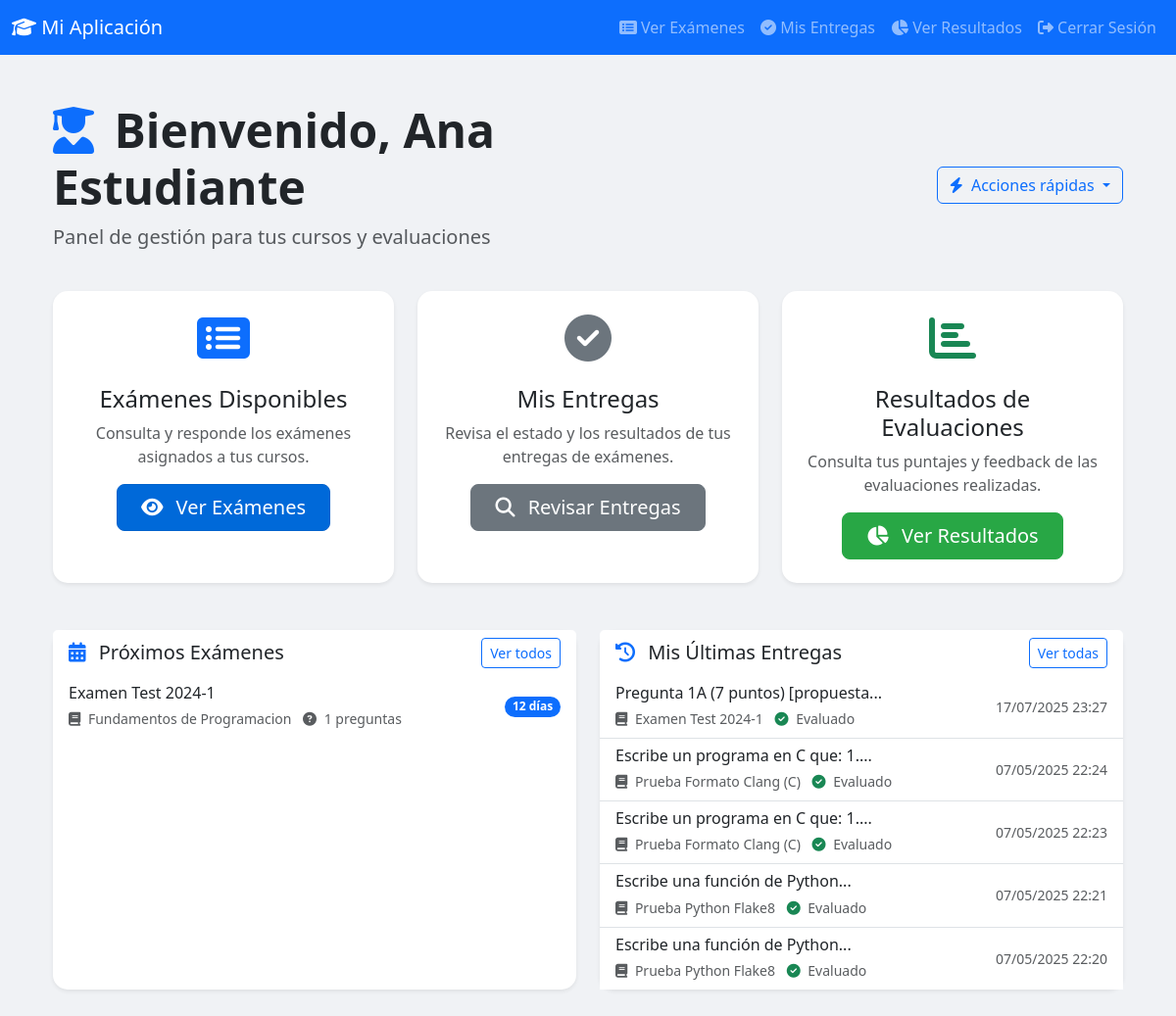
Screenshot of /dashboard (signed in) with the database file from the repository.
### models.py (models this page shows, shortened)
class Usuario(UserMixin, db.Model):
    __tablename__ = 'usuario'
    id = db.Column(db.Integer, primary_key=True)
    nombre = db.Column(db.String(100), nullable=False)
    codigo = db.Column(db.String(20), unique=True, nullable=True, index=True)
    email = db.Column(db.String(120), unique=True, nullable=False)
    contrasena = db.Column(db.String(128), nullable=False)
    rol = db.Column(db.String(20), nullable=False)  # 'docente' o 'alumno'
    estado = db.Column(db.String(20), nullable=False, default="activo")
    horarios = db.relationship('Horario', secondary=usuario_horario, back_populates='usuarios', lazy='joined')
    entregas = db.relationship('Entrega', backref='alumno', lazy='dynamic', foreign_keys='Entrega.alumno_id')
    historial_de_examenes = db.relationship('Examen', secondary='usuario_examen', backref='usuarios', lazy='dynamic')
    __table_args__ = (
        db.Index('ix_usuario_email', 'email'),  # Índice para mejorar las consultas por email
    )

class Examen(db.Model):
    __tablename__ = 'examen'
    id = db.Column(db.Integer, primary_key=True)
    titulo = db.Column(db.String(200), nullable=False)
    descripcion = db.Column(db.Text, nullable=False)
    fecha_publicacion = db.Column(db.DateTime, nullable=False, default=datetime.utcnow)
    fecha_cierre = db.Column(db.DateTime, nullable=False)
    horario_id = db.Column(db.Integer, db.ForeignKey('horario.id'), nullable=False)
    preguntas = db.relationship('Pregunta', backref='examen', lazy=True, cascade="all, delete-orphan")
    configuracion_examen = db.relationship('ConfiguracionExamen', back_populates='examen', uselist=False)
    __table_args__ = (
        db.Index('ix_examen_titulo', 'titulo'),  # Índice para mejorar las consultas por título de examen
    )

class Curso(db.Model):
    __tablename__ = 'curso'
    id = db.Column(db.Integer, primary_key=True)
    nombre = db.Column(db.String(100), nullable=False)
    codigo = db.Column(db.String(20), nullable=False)
    ofertas_de_curso = db.relationship('OfertaDeCurso', backref='curso', lazy=True)
    __table_args__ = (
        db.Index('ix_curso_codigo', 'codigo'),  # Índice para mejorar las consultas por código de curso
    )

class Entrega(db.Model):
    __tablename__ = 'entrega'
    id = db.Column(db.Integer, primary_key=True)
    fecha_entrega = db.Column(db.DateTime, nullable=False, default=datetime.utcnow)
    codigo_fuente = db.Column(db.Text, nullable=False)
    archivo = db.Column(db.String(120), nullable=True)
    alumno_id = db.Column(db.Integer, db.ForeignKey('usuario.id'), nullable=False)
    pregunta_id = db.Column(db.Integer, db.ForeignKey('pregunta.id'), nullable=False)
    evaluacion = db.relationship('Evaluacion', backref='entrega', uselist=False)
    analisis_resultados = db.relationship(
        'AnalisisResultado',
        back_populates='entrega', # Usar back_populates
        lazy='dynamic', # Cambiado a dynamic para que sea una query
        cascade='all, delete-orphan'
    )

class Pregunta(db.Model):
    __tablename__ = 'pregunta'
    id = db.Column(db.Integer, primary_key=True)
    enunciado = db.Column(db.Text, nullable=False)
    puntaje_total = db.Column(db.Float, nullable=False)
    lenguaje_programacion = db.Column(db.String(50), nullable=False)
    solucion_modelo = db.Column(db.Text, nullable=True)
    rubrica_evaluacion = db.Column(db.Text, nullable=True, comment="Rubrica en formato JSON para la evaluación con LLM")
    examen_id = db.Column(db.Integer, db.ForeignKey('examen.id'), nullable=False)
    configuracion_formato_json = db.Column(
        db.Text,
        nullable=True,
        comment='Configuración del linter en JSON. Ej: {"perfil": "flake8", "args_adicionales": "--ignore=E501"}'
    )
    casos_de_prueba = db.relationship('CasoDePrueba', backref='pregunta', lazy=True, cascade="all, delete-orphan")
    entregas = db.relationship('Entrega', backref='pregunta', lazy='dynamic')

### routes.py (the view, shortened to what this page needs)
@app.route('/dashboard')
@login_required
def dashboard():
    from datetime import datetime
    now = datetime.utcnow()  # Para comparar con fechas de exámenes
    if current_user.rol == 'alumno':
        horarios = current_user.horarios
        examenes = Examen.query.filter(Examen.horario_id.in_([h.id for h in horarios])).all()
        entregas_recientes = Entrega.query.filter(
            Entrega.alumno_id == current_user.id
        ).order_by(Entrega.fecha_entrega.desc()).limit(5).all()
        entregas_recientes = [entrega for entrega in entregas_recientes if entrega.pregunta is not None]
        return render_template(
            'dashboard_alumno.html',
            examenes=examenes,
            now=now,
            entregas_recientes=entregas_recientes
        )
    else:
        flash('Rol de usuario desconocido.', 'danger')
        return redirect(url_for('logout'))

### models.py (called while the page is built)
@login_manager.user_loader
def load_user(user_id):
    return Usuario.query.get(int(user_id))

### templates/dashboard_alumno.html (shortened to what this page needs)
{% extends "base.html" %}
{% block content %}
<div class="container py-4">
    <div class="row mb-4">
        <div class="col-lg-8">
            <h1 class="display-5 fw-bold"><i class="fas fa-user-graduate text-primary me-2"></i> Bienvenido, {{ current_user.nombre }}</h1>
            <p class="lead text-muted">Panel de gestión para tus cursos y evaluaciones</p>
        </div>
        <div class="col-lg-4 d-flex align-items-center justify-content-lg-end mt-3 mt-lg-0">
            <div class="dropdown">
                <button class="btn btn-outline-primary dropdown-toggle" type="button" id="quickActionsDropdown" data-bs-toggle="dropdown" aria-expanded="false">
                    <i class="fas fa-bolt me-1"></i> Acciones rápidas
                </button>
            </div>
        </div>
    </div>
    <div class="row mb-4">
        <div class="col-lg-4 col-md-6 mb-4">
            <div class="card h-100 border-0 shadow-sm">
                <div class="card-body text-center p-4">
                    <div class="icon-circle bg-primary-light mx-auto mb-4">
                        <i class="fas fa-list-alt fa-3x text-primary"></i>
                    </div>
                    <h4 class="card-title">Exámenes Disponibles</h4>
                    <p class="card-text text-muted">Consulta y responde los exámenes asignados a tus cursos.</p>
                    <a href="{{ url_for('ver_examenes') }}" class="btn btn-primary btn-lg px-4">
                        <i class="fas fa-eye me-2"></i> Ver Exámenes
                    </a>
                </div>
            </div>
        </div>
        <div class="col-lg-4 col-md-6 mb-4">
            <div class="card h-100 border-0 shadow-sm">
                <div class="card-body text-center p-4">
                    <div class="icon-circle bg-secondary-light mx-auto mb-4">
                        <i class="fas fa-check-circle fa-3x text-secondary"></i>
                    </div>
                    <h4 class="card-title">Mis Entregas</h4>
                    <p class="card-text text-muted">Revisa el estado y los resultados de tus entregas de exámenes.</p>
                    <a href="{{ url_for('mis_entregas') }}" class="btn btn-secondary btn-lg px-4">
                        <i class="fas fa-search me-2"></i> Revisar Entregas
                    </a>
                </div>
            </div>
        </div>
        <div class="col-lg-4 col-md-6 mb-4">
            <div class="card h-100 border-0 shadow-sm">
                <div class="card-body text-center p-4">
                    <div class="icon-circle bg-success-light mx-auto mb-4">
                        <i class="fas fa-chart-bar fa-3x text-success"></i>
                    </div>
                    <h4 class="card-title">Resultados de Evaluaciones</h4>
                    <p class="card-text text-muted">Consulta tus puntajes y feedback de las evaluaciones realizadas.</p>
                    <a href="{{ url_for('mis_evaluaciones') }}" class="btn btn-success btn-lg px-4">
                        <i class="fas fa-chart-pie me-2"></i> Ver Resultados
                    </a>
                </div>
            </div>
        </div>
    </div>
    <div class="row">
        <div class="col-lg-6 mb-4">
            <div class="card border-0 shadow-sm h-100">
                <div class="card-header bg-white border-0 d-flex justify-content-between align-items-center">
                    <h5 class="mb-0"><i class="fas fa-calendar-alt text-primary me-2"></i> Próximos Exámenes</h5>
                    <a href="{{ url_for('ver_examenes') }}" class="btn btn-sm btn-outline-primary">Ver todos</a>
                </div>
                <div class="card-body p-0">
                    <div class="list-group list-group-flush">
                        {% for examen in examenes|selectattr('fecha_cierre', 'gt', now)|sort(attribute='fecha_cierre') %}
                            {% if loop.index <= 5 %}
                            <a href="{{ url_for('ver_examen', examen_id=examen.id) }}" class="list-group-item list-group-item-action">
                                <div class="d-flex w-100 justify-content-between align-items-center">
                                    <div>
                                        <h6 class="mb-1">{{ examen.titulo }}</h6>
                                        <small class="text-muted">
                                            <i class="fas fa-book me-1"></i> {{ examen.horario.oferta_de_curso.curso.nombre }}
                                            <i class="fas fa-question-circle ms-2 me-1"></i> {{ examen.preguntas|length }} preguntas
                                        </small>
                                    </div>
                                    <span class="badge rounded-pill
                                        {% set dias_restantes = (examen.fecha_cierre - now).days %}
                                        {% if dias_restantes <= 1 %}bg-danger
                                        {% elif dias_restantes <= 3 %}bg-warning text-dark
                                        {% else %}bg-primary{% endif %}">
                                        {% if dias_restantes == 0 %}
                                            Hoy
                                        {% elif dias_restantes == 1 %}
                                            Mañana
                                        {% else %}
                                            {{ dias_restantes }} días
                                        {% endif %}
                                    </span>
                                </div>
                            </a>
                            {% endif %}
                        {% else %}
                            <div class="list-group-item text-center text-muted py-4">
                                <i class="fas fa-calendar-check fa-2x mb-2"></i>
                                <p class="mb-0">No hay exámenes pendientes</p>
                            </div>
                        {% endfor %}
                    </div>
                </div>
            </div>
        </div>
        <div class="col-lg-6 mb-4">
            <div class="card border-0 shadow-sm h-100">
                <div class="card-header bg-white border-0 d-flex justify-content-between align-items-center">
                    <h5 class="mb-0"><i class="fas fa-history text-primary me-2"></i> Mis Últimas Entregas</h5>
                    <a href="{{ url_for('mis_entregas') }}" class="btn btn-sm btn-outline-primary">Ver todas</a>
                </div>
                <div class="card-body p-0">
                    <div class="list-group list-group-flush">
                        {% if entregas_recientes %}
                            {% for entrega in entregas_recientes %}
                                <div class="list-group-item">
                                    <div class="d-flex w-100 justify-content-between align-items-center">
                                        <div>
                                            <h6 class="mb-1">
                                                {{ entrega.pregunta.enunciado | striptags | truncate(40) }}
                                            </h6>
                                            <small class="text-muted">
                                                <i class="fas fa-book me-1"></i> {{ entrega.pregunta.examen.titulo }}
                                                {% if entrega.evaluacion %}
                                                <i class="fas fa-check-circle ms-2 me-1 text-success"></i> Evaluado
                                                {% else %}
                                                <i class="fas fa-clock ms-2 me-1 text-warning"></i> Pendiente
                                                {% endif %}
                                            </small>
                                        </div>
                                        <small class="text-muted">{{ entrega.fecha_entrega.strftime('%d/%m/%Y %H:%M') }}</small>
                                    </div>
                                </div>
                            {% endfor %}
                        {% else %}
                            <div class="list-group-item text-center text-muted py-4">
                                <i class="fas fa-inbox fa-2x mb-2"></i>
                                <p class="mb-0">No has realizado entregas aún</p>
                            </div>
                        {% endif %}
                    </div>
                </div>
            </div>
        </div>
    </div>
</div>
{% endblock %}

### static/css/styles.css (style rules this page uses)
body { background-color: #f0f2f5; }
.card { border-radius: 15px; transition: transform 0.2s; }
.btn-primary { background-color: #0069d9; border-color: #0062cc; }
.btn-success { background-color: #28a745; border-color: #28a745; }

### rows the page displays
Usuario: nombre "Ana Estudiante"
Examen: titulo "Examen Test 2024-1", horario.oferta_de_curso.curso.nombre "Fundamentos de Programacion", preguntas|length "1"
Entrega: pregunta.enunciado "Pregunta 1A (7 puntos) [propuesta...", pregunta.examen.titulo "Examen Test 2024-1", fecha_entrega "17/07/2025 23:27"
Entrega: pregunta.enunciado "Escribe un programa en C que: 1....", pregunta.examen.titulo "Prueba Formato Clang (C)", fecha_entrega "07/05/2025 22:24"
Entrega: pregunta.enunciado "Escribe un programa en C que: 1....", pregunta.examen.titulo "Prueba Formato Clang (C)", fecha_entrega "07/05/2025 22:23"
Entrega: pregunta.enunciado "Escribe una función de Python...", pregunta.examen.titulo "Prueba Python Flake8", fecha_entrega "07/05/2025 22:21"
Entrega: pregunta.enunciado "Escribe una función de Python...", pregunta.examen.titulo "Prueba Python Flake8", fecha_entrega "07/05/2025 22:20"
